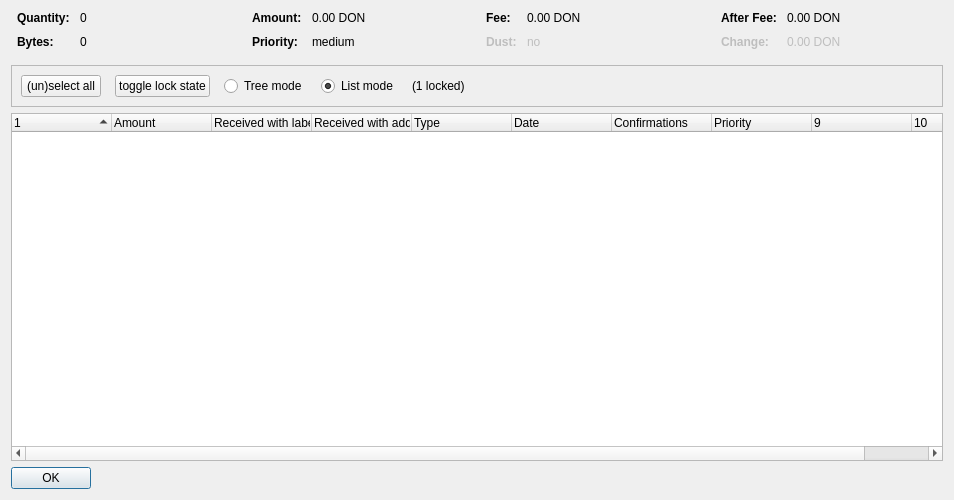
<?xml version="1.0" encoding="UTF-8"?>
<ui version="4.0">
 <class>CoinControlDialog</class>
 <widget class="QDialog" name="CoinControlDialog">
  <property name="geometry">
   <rect>
    <x>0</x>
    <y>0</y>
    <width>954</width>
    <height>500</height>
   </rect>
  </property>
  <property name="windowTitle">
   <string>Coin Selection</string>
  </property>
  <layout class="QVBoxLayout" name="verticalLayout">
   <item>
    <layout class="QHBoxLayout" name="horizontalLayoutTop" stretch="0,0,0,0">
     <property name="topMargin">
      <number>0</number>
     </property>
     <property name="bottomMargin">
      <number>10</number>
     </property>
     <item>
      <layout class="QFormLayout" name="formLayoutCoinControl1">
       <property name="horizontalSpacing">
        <number>10</number>
       </property>
       <property name="verticalSpacing">
        <number>10</number>
       </property>
       <property name="leftMargin">
        <number>6</number>
       </property>
       <property name="rightMargin">
        <number>6</number>
       </property>
       <item row="0" column="0">
        <widget class="QLabel" name="labelCoinControlQuantityText">
         <property name="font">
          <font>
           <weight>75</weight>
           <bold>true</bold>
          </font>
         </property>
         <property name="text">
          <string>Quantity:</string>
         </property>
        </widget>
       </item>
       <item row="0" column="1">
        <widget class="QLabel" name="labelCoinControlQuantity">
         <property name="cursor">
          <cursorShape>IBeamCursor</cursorShape>
         </property>
         <property name="contextMenuPolicy">
          <enum>Qt::ActionsContextMenu</enum>
         </property>
         <property name="text">
          <string notr="true">0</string>
         </property>
         <property name="textInteractionFlags">
          <set>Qt::LinksAccessibleByMouse|Qt::TextSelectableByKeyboard|Qt::TextSelectableByMouse</set>
         </property>
        </widget>
       </item>
       <item row="1" column="0">
        <widget class="QLabel" name="labelCoinControlBytesText">
         <property name="font">
          <font>
           <weight>75</weight>
           <bold>true</bold>
          </font>
         </property>
         <property name="text">
          <string>Bytes:</string>
         </property>
        </widget>
       </item>
       <item row="1" column="1">
        <widget class="QLabel" name="labelCoinControlBytes">
         <property name="cursor">
          <cursorShape>IBeamCursor</cursorShape>
         </property>
         <property name="contextMenuPolicy">
          <enum>Qt::ActionsContextMenu</enum>
         </property>
         <property name="text">
          <string notr="true">0</string>
         </property>
         <property name="textInteractionFlags">
          <set>Qt::LinksAccessibleByMouse|Qt::TextSelectableByKeyboard|Qt::TextSelectableByMouse</set>
         </property>
        </widget>
       </item>
      </layout>
     </item>
     <item>
      <layout class="QFormLayout" name="formLayoutCoinControl2">
       <property name="horizontalSpacing">
        <number>10</number>
       </property>
       <property name="verticalSpacing">
        <number>10</number>
       </property>
       <property name="leftMargin">
        <number>6</number>
       </property>
       <property name="rightMargin">
        <number>6</number>
       </property>
       <item row="0" column="0">
        <widget class="QLabel" name="labelCoinControlAmountText">
         <property name="font">
          <font>
           <weight>75</weight>
           <bold>true</bold>
          </font>
         </property>
         <property name="text">
          <string>Amount:</string>
         </property>
        </widget>
       </item>
       <item row="0" column="1">
        <widget class="QLabel" name="labelCoinControlAmount">
         <property name="cursor">
          <cursorShape>IBeamCursor</cursorShape>
         </property>
         <property name="contextMenuPolicy">
          <enum>Qt::ActionsContextMenu</enum>
         </property>
         <property name="text">
          <string notr="true">0.00 DON</string>
         </property>
         <property name="textInteractionFlags">
          <set>Qt::LinksAccessibleByMouse|Qt::TextSelectableByKeyboard|Qt::TextSelectableByMouse</set>
         </property>
        </widget>
       </item>
       <item row="1" column="0">
        <widget class="QLabel" name="labelCoinControlPriorityText">
         <property name="font">
          <font>
           <weight>75</weight>
           <bold>true</bold>
          </font>
         </property>
         <property name="text">
          <string>Priority:</string>
         </property>
        </widget>
       </item>
       <item row="1" column="1">
        <widget class="QLabel" name="labelCoinControlPriority">
         <property name="cursor">
          <cursorShape>IBeamCursor</cursorShape>
         </property>
         <property name="contextMenuPolicy">
          <enum>Qt::ActionsContextMenu</enum>
         </property>
         <property name="text">
          <string>medium</string>
         </property>
         <property name="textInteractionFlags">
          <set>Qt::LinksAccessibleByMouse|Qt::TextSelectableByKeyboard|Qt::TextSelectableByMouse</set>
         </property>
        </widget>
       </item>
      </layout>
     </item>
     <item>
      <layout class="QFormLayout" name="formLayoutCoinControl3">
       <property name="horizontalSpacing">
        <number>10</number>
       </property>
       <property name="verticalSpacing">
        <number>10</number>
       </property>
       <property name="leftMargin">
        <number>6</number>
       </property>
       <property name="rightMargin">
        <number>6</number>
       </property>
       <item row="0" column="0">
        <widget class="QLabel" name="labelCoinControlFeeText">
         <property name="font">
          <font>
           <weight>75</weight>
           <bold>true</bold>
          </font>
         </property>
         <property name="text">
          <string>Fee:</string>
         </property>
        </widget>
       </item>
       <item row="0" column="1">
        <widget class="QLabel" name="labelCoinControlFee">
         <property name="cursor">
          <cursorShape>IBeamCursor</cursorShape>
         </property>
         <property name="contextMenuPolicy">
          <enum>Qt::ActionsContextMenu</enum>
         </property>
         <property name="text">
          <string notr="true">0.00 DON</string>
         </property>
         <property name="textInteractionFlags">
          <set>Qt::LinksAccessibleByMouse|Qt::TextSelectableByKeyboard|Qt::TextSelectableByMouse</set>
         </property>
        </widget>
       </item>
       <item row="1" column="0">
        <widget class="QLabel" name="labelCoinControlLowOutputText">
         <property name="enabled">
          <bool>false</bool>
         </property>
         <property name="font">
          <font>
           <weight>75</weight>
           <bold>true</bold>
          </font>
         </property>
         <property name="text">
          <string>Dust:</string>
         </property>
        </widget>
       </item>
       <item row="1" column="1">
        <widget class="QLabel" name="labelCoinControlLowOutput">
         <property name="enabled">
          <bool>false</bool>
         </property>
         <property name="cursor">
          <cursorShape>IBeamCursor</cursorShape>
         </property>
         <property name="contextMenuPolicy">
          <enum>Qt::ActionsContextMenu</enum>
         </property>
         <property name="text">
          <string>no</string>
         </property>
         <property name="textInteractionFlags">
          <set>Qt::LinksAccessibleByMouse|Qt::TextSelectableByKeyboard|Qt::TextSelectableByMouse</set>
         </property>
        </widget>
       </item>
      </layout>
     </item>
     <item>
      <layout class="QFormLayout" name="formLayoutCoinControl4">
       <property name="horizontalSpacing">
        <number>10</number>
       </property>
       <property name="verticalSpacing">
        <number>10</number>
       </property>
       <property name="leftMargin">
        <number>6</number>
       </property>
       <property name="rightMargin">
        <number>6</number>
       </property>
       <item row="0" column="0">
        <widget class="QLabel" name="labelCoinControlAfterFeeText">
         <property name="font">
          <font>
           <weight>75</weight>
           <bold>true</bold>
          </font>
         </property>
         <property name="text">
          <string>After Fee:</string>
         </property>
        </widget>
       </item>
       <item row="0" column="1">
        <widget class="QLabel" name="labelCoinControlAfterFee">
         <property name="cursor">
          <cursorShape>IBeamCursor</cursorShape>
         </property>
         <property name="contextMenuPolicy">
          <enum>Qt::ActionsContextMenu</enum>
         </property>
         <property name="text">
          <string notr="true">0.00 DON</string>
         </property>
         <property name="textInteractionFlags">
          <set>Qt::LinksAccessibleByMouse|Qt::TextSelectableByKeyboard|Qt::TextSelectableByMouse</set>
         </property>
        </widget>
       </item>
       <item row="1" column="0">
        <widget class="QLabel" name="labelCoinControlChangeText">
         <property name="enabled">
          <bool>false</bool>
         </property>
         <property name="font">
          <font>
           <weight>75</weight>
           <bold>true</bold>
          </font>
         </property>
         <property name="text">
          <string>Change:</string>
         </property>
        </widget>
       </item>
       <item row="1" column="1">
        <widget class="QLabel" name="labelCoinControlChange">
         <property name="enabled">
          <bool>false</bool>
         </property>
         <property name="cursor">
          <cursorShape>IBeamCursor</cursorShape>
         </property>
         <property name="contextMenuPolicy">
          <enum>Qt::ActionsContextMenu</enum>
         </property>
         <property name="text">
          <string notr="true">0.00 DON</string>
         </property>
         <property name="textInteractionFlags">
          <set>Qt::LinksAccessibleByMouse|Qt::TextSelectableByKeyboard|Qt::TextSelectableByMouse</set>
         </property>
        </widget>
       </item>
      </layout>
     </item>
    </layout>
   </item>
   <item>
    <widget class="QFrame" name="frame">
     <property name="minimumSize">
      <size>
       <width>0</width>
       <height>40</height>
      </size>
     </property>
     <property name="frameShape">
      <enum>QFrame::StyledPanel</enum>
     </property>
     <property name="frameShadow">
      <enum>QFrame::Sunken</enum>
     </property>
     <layout class="QHBoxLayout" name="horizontalLayout">
      <item>
       <layout class="QHBoxLayout" name="horizontalLayoutPanel" stretch="0,0,0,0,0,0">
        <property name="spacing">
         <number>14</number>
        </property>
        <item>
         <widget class="QPushButton" name="pushButtonSelectAll">
          <property name="sizePolicy">
           <sizepolicy hsizetype="Maximum" vsizetype="Fixed">
            <horstretch>0</horstretch>
            <verstretch>0</verstretch>
           </sizepolicy>
          </property>
          <property name="text">
           <string>(un)select all</string>
          </property>
          <property name="autoDefault">
           <bool>false</bool>
          </property>
         </widget>
        </item>
        <item>
         <widget class="QPushButton" name="pushButtonToggleLock">
          <property name="sizePolicy">
           <sizepolicy hsizetype="Maximum" vsizetype="Fixed">
            <horstretch>0</horstretch>
            <verstretch>0</verstretch>
           </sizepolicy>
          </property>
          <property name="text">
           <string>toggle lock state</string>
          </property>
          <property name="autoDefault">
           <bool>false</bool>
          </property>
         </widget>
        </item>
        <item>
         <widget class="QRadioButton" name="radioTreeMode">
          <property name="sizePolicy">
           <sizepolicy hsizetype="Maximum" vsizetype="Fixed">
            <horstretch>0</horstretch>
            <verstretch>0</verstretch>
           </sizepolicy>
          </property>
          <property name="text">
           <string>Tree mode</string>
          </property>
         </widget>
        </item>
        <item>
         <widget class="QRadioButton" name="radioListMode">
          <property name="sizePolicy">
           <sizepolicy hsizetype="Maximum" vsizetype="Fixed">
            <horstretch>0</horstretch>
            <verstretch>0</verstretch>
           </sizepolicy>
          </property>
          <property name="text">
           <string>List mode</string>
          </property>
          <property name="checked">
           <bool>true</bool>
          </property>
         </widget>
        </item>
        <item>
         <widget class="QLabel" name="labelLocked">
          <property name="text">
           <string>(1 locked)</string>
          </property>
         </widget>
        </item>
        <item>
         <spacer name="horizontalSpacer">
          <property name="orientation">
           <enum>Qt::Horizontal</enum>
          </property>
          <property name="sizeHint" stdset="0">
           <size>
            <width>40</width>
            <height>20</height>
           </size>
          </property>
         </spacer>
        </item>
       </layout>
      </item>
     </layout>
    </widget>
   </item>
   <item>
    <widget class="CoinControlTreeWidget" name="treeWidget">
     <property name="contextMenuPolicy">
      <enum>Qt::CustomContextMenu</enum>
     </property>
     <property name="sortingEnabled">
      <bool>false</bool>
     </property>
     <property name="columnCount">
      <number>10</number>
     </property>
     <attribute name="headerShowSortIndicator" stdset="0">
      <bool>true</bool>
     </attribute>
     <attribute name="headerStretchLastSection">
      <bool>false</bool>
     </attribute>
     <column>
      <property name="text">
       <string/>
      </property>
     </column>
     <column>
      <property name="text">
       <string>Amount</string>
      </property>
     </column>
     <column>
      <property name="text">
       <string>Received with label</string>
      </property>
     </column>
     <column>
      <property name="text">
       <string>Received with address</string>
      </property>
     </column>
     <column>
      <property name="text">
       <string>Type</string>
      </property>
     </column>
     <column>
      <property name="text">
       <string>Date</string>
      </property>
     </column>
     <column>
      <property name="text">
       <string>Confirmations</string>
      </property>
      <property name="toolTip">
       <string>Confirmed</string>
      </property>
     </column>
     <column>
      <property name="text">
       <string>Priority</string>
      </property>
     </column>
     <column>
      <property name="text">
       <string/>
      </property>
     </column>
     <column>
      <property name="text">
       <string/>
      </property>
     </column>
    </widget>
   </item>
   <item>
    <widget class="QDialogButtonBox" name="buttonBox">
     <property name="sizePolicy">
      <sizepolicy hsizetype="Maximum" vsizetype="Fixed">
       <horstretch>0</horstretch>
       <verstretch>0</verstretch>
      </sizepolicy>
     </property>
     <property name="orientation">
      <enum>Qt::Horizontal</enum>
     </property>
     <property name="standardButtons">
      <set>QDialogButtonBox::Ok</set>
     </property>
    </widget>
   </item>
  </layout>
 </widget>
 <customwidgets>
  <customwidget>
   <class>CoinControlTreeWidget</class>
   <extends>QTreeWidget</extends>
   <header>coincontroltreewidget.h</header>
  </customwidget>
 </customwidgets>
 <resources/>
 <connections/>
</ui>
